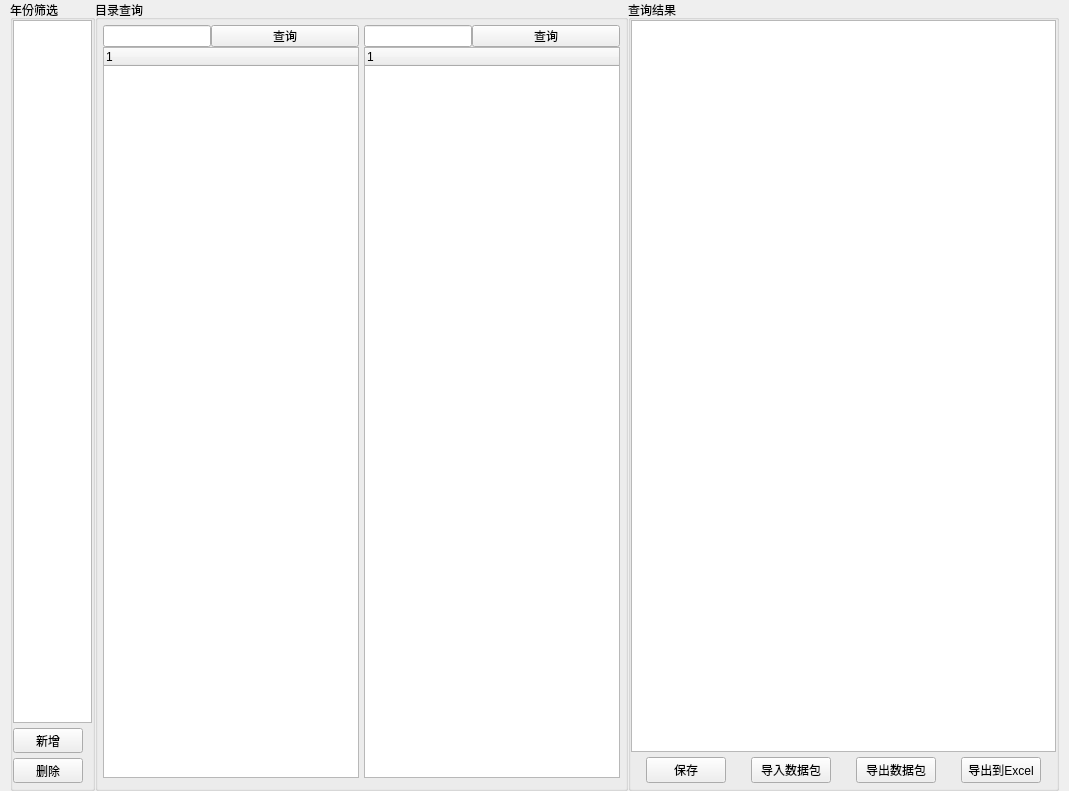
<?xml version="1.0" encoding="UTF-8"?>
<ui version="4.0">
 <class>Form</class>
 <widget class="QWidget" name="Form">
  <property name="geometry">
   <rect>
    <x>0</x>
    <y>0</y>
    <width>1069</width>
    <height>791</height>
   </rect>
  </property>
  <property name="windowTitle">
   <string>Form</string>
  </property>
  <layout class="QGridLayout" name="gridLayout_3">
   <property name="leftMargin">
    <number>10</number>
   </property>
   <property name="topMargin">
    <number>0</number>
   </property>
   <property name="rightMargin">
    <number>10</number>
   </property>
   <property name="bottomMargin">
    <number>0</number>
   </property>
   <property name="spacing">
    <number>0</number>
   </property>
   <item row="0" column="1">
    <widget class="QGroupBox" name="groupBox_2">
     <property name="title">
      <string>目录查询</string>
     </property>
     <layout class="QGridLayout" name="gridLayout">
      <property name="leftMargin">
       <number>5</number>
      </property>
      <property name="topMargin">
       <number>5</number>
      </property>
      <property name="rightMargin">
       <number>5</number>
      </property>
      <property name="bottomMargin">
       <number>5</number>
      </property>
      <property name="spacing">
       <number>5</number>
      </property>
      <item row="0" column="0">
       <widget class="QWidget" name="wg_directory" native="true">
        <property name="sizePolicy">
         <sizepolicy hsizetype="Fixed" vsizetype="Preferred">
          <horstretch>0</horstretch>
          <verstretch>0</verstretch>
         </sizepolicy>
        </property>
        <layout class="QHBoxLayout" name="horizontalLayout_4">
         <property name="spacing">
          <number>0</number>
         </property>
         <property name="leftMargin">
          <number>0</number>
         </property>
         <property name="topMargin">
          <number>0</number>
         </property>
         <property name="rightMargin">
          <number>0</number>
         </property>
         <property name="bottomMargin">
          <number>0</number>
         </property>
         <item>
          <layout class="QHBoxLayout" name="horizontalLayout_3">
           <property name="spacing">
            <number>5</number>
           </property>
           <item>
            <layout class="QVBoxLayout" name="verticalLayout">
             <property name="spacing">
              <number>0</number>
             </property>
             <property name="bottomMargin">
              <number>5</number>
             </property>
             <item>
              <layout class="QHBoxLayout" name="horizontalLayout" stretch="0,0">
               <property name="spacing">
                <number>0</number>
               </property>
               <item>
                <widget class="QLineEdit" name="le_first">
                 <property name="sizePolicy">
                  <sizepolicy hsizetype="Maximum" vsizetype="Fixed">
                   <horstretch>70</horstretch>
                   <verstretch>0</verstretch>
                  </sizepolicy>
                 </property>
                </widget>
               </item>
               <item>
                <widget class="QPushButton" name="pb_firstSelect">
                 <property name="sizePolicy">
                  <sizepolicy hsizetype="Ignored" vsizetype="Ignored">
                   <horstretch>0</horstretch>
                   <verstretch>0</verstretch>
                  </sizepolicy>
                 </property>
                 <property name="text">
                  <string>查询</string>
                 </property>
                </widget>
               </item>
              </layout>
             </item>
             <item>
              <widget class="QTreeWidget" name="tw_first">
               <column>
                <property name="text">
                 <string notr="true">1</string>
                </property>
               </column>
              </widget>
             </item>
            </layout>
           </item>
           <item>
            <layout class="QVBoxLayout" name="verticalLayout_3">
             <property name="spacing">
              <number>0</number>
             </property>
             <property name="bottomMargin">
              <number>5</number>
             </property>
             <item>
              <layout class="QHBoxLayout" name="horizontalLayout_2">
               <property name="spacing">
                <number>0</number>
               </property>
               <item>
                <widget class="QLineEdit" name="le_second">
                 <property name="sizePolicy">
                  <sizepolicy hsizetype="Maximum" vsizetype="Fixed">
                   <horstretch>70</horstretch>
                   <verstretch>0</verstretch>
                  </sizepolicy>
                 </property>
                </widget>
               </item>
               <item>
                <widget class="QPushButton" name="pb_secondSelect">
                 <property name="sizePolicy">
                  <sizepolicy hsizetype="Ignored" vsizetype="Ignored">
                   <horstretch>0</horstretch>
                   <verstretch>0</verstretch>
                  </sizepolicy>
                 </property>
                 <property name="text">
                  <string>查询</string>
                 </property>
                </widget>
               </item>
              </layout>
             </item>
             <item>
              <widget class="QTreeWidget" name="tw_second">
               <column>
                <property name="text">
                 <string notr="true">1</string>
                </property>
               </column>
              </widget>
             </item>
            </layout>
           </item>
          </layout>
         </item>
        </layout>
       </widget>
      </item>
     </layout>
    </widget>
   </item>
   <item row="0" column="2">
    <widget class="QGroupBox" name="groupBox_3">
     <property name="title">
      <string>查询结果</string>
     </property>
     <layout class="QGridLayout" name="gridLayout_2">
      <property name="leftMargin">
       <number>0</number>
      </property>
      <property name="topMargin">
       <number>0</number>
      </property>
      <property name="rightMargin">
       <number>0</number>
      </property>
      <property name="bottomMargin">
       <number>0</number>
      </property>
      <property name="spacing">
       <number>0</number>
      </property>
      <item row="0" column="0">
       <widget class="QTableWidget" name="tw_result"/>
      </item>
      <item row="1" column="0">
       <layout class="QHBoxLayout" name="horizontalLayout_5">
        <property name="spacing">
         <number>10</number>
        </property>
        <property name="topMargin">
         <number>5</number>
        </property>
        <property name="bottomMargin">
         <number>5</number>
        </property>
        <item>
         <spacer name="horizontalSpacer">
          <property name="orientation">
           <enum>Qt::Horizontal</enum>
          </property>
          <property name="sizeHint" stdset="0">
           <size>
            <width>40</width>
            <height>20</height>
           </size>
          </property>
         </spacer>
        </item>
        <item>
         <widget class="QPushButton" name="pb_save">
          <property name="text">
           <string>保存</string>
          </property>
         </widget>
        </item>
        <item>
         <spacer name="horizontalSpacer_3">
          <property name="orientation">
           <enum>Qt::Horizontal</enum>
          </property>
          <property name="sizeHint" stdset="0">
           <size>
            <width>40</width>
            <height>20</height>
           </size>
          </property>
         </spacer>
        </item>
        <item>
         <widget class="QPushButton" name="pb_input">
          <property name="text">
           <string>导入数据包</string>
          </property>
         </widget>
        </item>
        <item>
         <spacer name="horizontalSpacer_4">
          <property name="orientation">
           <enum>Qt::Horizontal</enum>
          </property>
          <property name="sizeHint" stdset="0">
           <size>
            <width>40</width>
            <height>20</height>
           </size>
          </property>
         </spacer>
        </item>
        <item>
         <widget class="QPushButton" name="pb_output">
          <property name="text">
           <string>导出数据包</string>
          </property>
         </widget>
        </item>
        <item>
         <spacer name="horizontalSpacer_5">
          <property name="orientation">
           <enum>Qt::Horizontal</enum>
          </property>
          <property name="sizeHint" stdset="0">
           <size>
            <width>40</width>
            <height>20</height>
           </size>
          </property>
         </spacer>
        </item>
        <item>
         <widget class="QPushButton" name="pb_outputToExcel">
          <property name="text">
           <string>导出到Excel</string>
          </property>
         </widget>
        </item>
        <item>
         <spacer name="horizontalSpacer_2">
          <property name="orientation">
           <enum>Qt::Horizontal</enum>
          </property>
          <property name="sizeHint" stdset="0">
           <size>
            <width>40</width>
            <height>20</height>
           </size>
          </property>
         </spacer>
        </item>
       </layout>
      </item>
     </layout>
    </widget>
   </item>
   <item row="0" column="0">
    <widget class="QGroupBox" name="groupBox">
     <property name="minimumSize">
      <size>
       <width>85</width>
       <height>0</height>
      </size>
     </property>
     <property name="maximumSize">
      <size>
       <width>85</width>
       <height>16777215</height>
      </size>
     </property>
     <property name="title">
      <string>年份筛选</string>
     </property>
     <layout class="QGridLayout" name="gridLayout_4" rowstretch="25,2,2,0">
      <property name="leftMargin">
       <number>0</number>
      </property>
      <property name="topMargin">
       <number>0</number>
      </property>
      <property name="rightMargin">
       <number>0</number>
      </property>
      <property name="bottomMargin">
       <number>5</number>
      </property>
      <property name="horizontalSpacing">
       <number>10</number>
      </property>
      <property name="verticalSpacing">
       <number>5</number>
      </property>
      <item row="0" column="0">
       <widget class="QListWidget" name="lw_year"/>
      </item>
      <item row="1" column="0">
       <widget class="QToolButton" name="tb_add">
        <property name="sizePolicy">
         <sizepolicy hsizetype="Expanding" vsizetype="Expanding">
          <horstretch>0</horstretch>
          <verstretch>0</verstretch>
         </sizepolicy>
        </property>
        <property name="maximumSize">
         <size>
          <width>70</width>
          <height>25</height>
         </size>
        </property>
        <property name="text">
         <string>新增</string>
        </property>
       </widget>
      </item>
      <item row="2" column="0">
       <widget class="QToolButton" name="tb_del">
        <property name="sizePolicy">
         <sizepolicy hsizetype="Expanding" vsizetype="Fixed">
          <horstretch>0</horstretch>
          <verstretch>0</verstretch>
         </sizepolicy>
        </property>
        <property name="maximumSize">
         <size>
          <width>70</width>
          <height>25</height>
         </size>
        </property>
        <property name="text">
         <string>删除</string>
        </property>
       </widget>
      </item>
     </layout>
    </widget>
   </item>
  </layout>
 </widget>
 <resources/>
 <connections/>
</ui>
